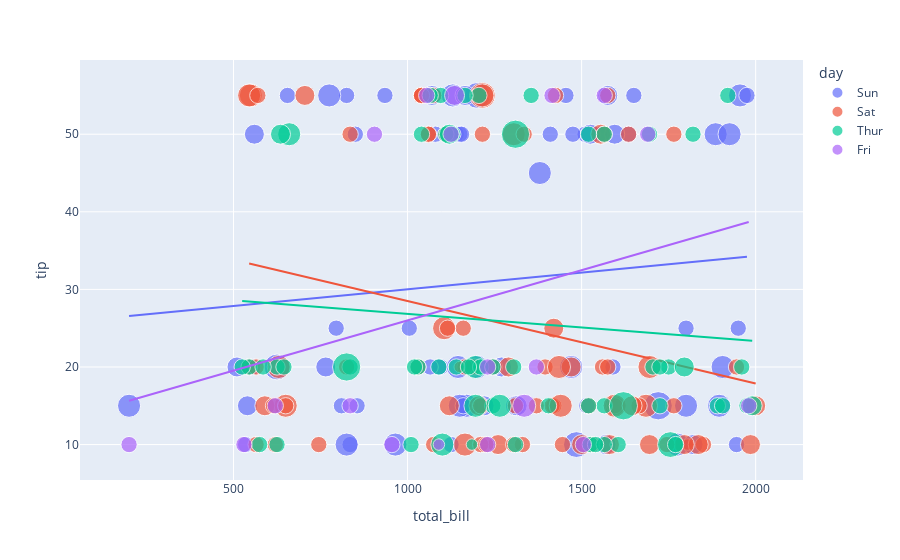

The notebook cell this image was saved under:
### Code cell
figure = px.scatter(data_frame = data, x="total_bill",
                    y="tip", size="size", color= "day", trendline="ols")
figure.show()
